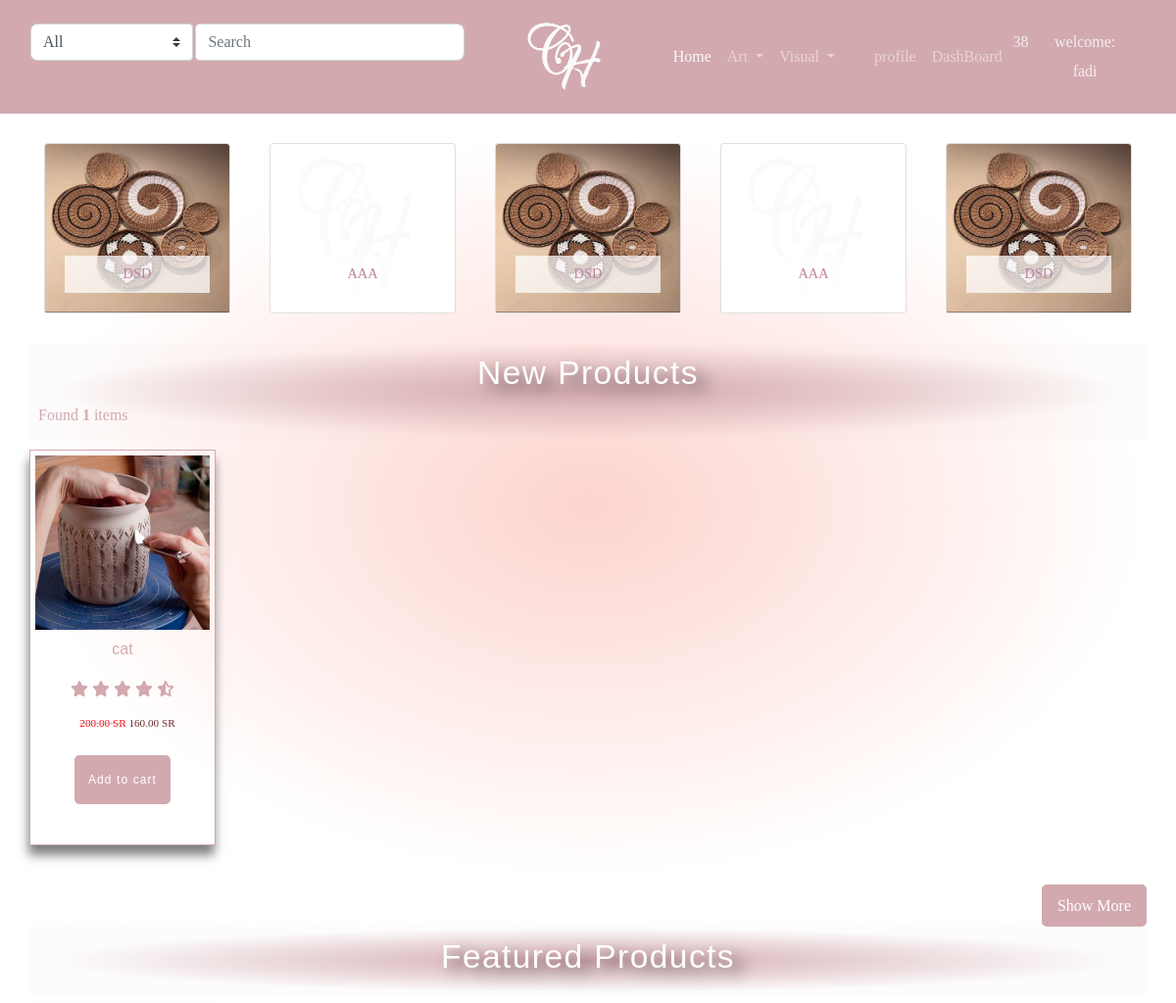
Before: / (signed in, upper part) with the older database file.
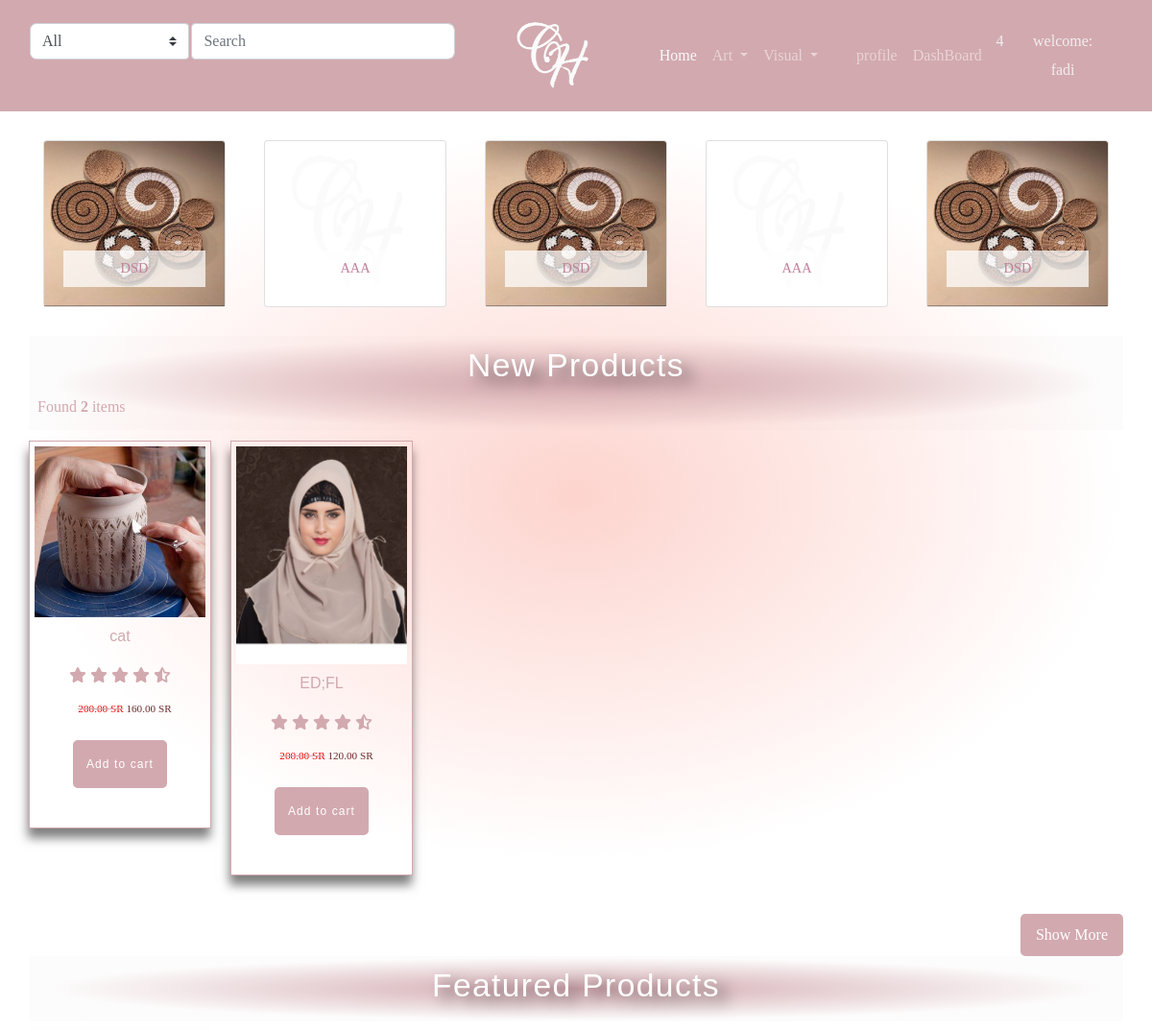
After: the same page with the newer database file.
### product/models.py (models this page shows, shortened)
class Category(models.Model):
    CATName = models.CharField(max_length=255)
    CATParent = models.ForeignKey('self', limit_choices_to={'CATParent__isnull': True}, on_delete=models.CASCADE,
                                  blank=True, null=True)
    CATDesc = models.TextField()
    slug = models.SlugField()
    CATImg = models.ImageField(upload_to='Category/')
    class Meta:
        verbose_name = 'category'
        verbose_name_plural = 'categoryios'
    def get_url(self):
        return reverse('products:category_slug', args={self.slug})
    def __str__(self):
        return self.CATName

class Product(models.Model):
    user = models.ForeignKey(User, null=True, on_delete=models.SET_NULL)
    PRDName = models.CharField(max_length=75)
    PRDVandor_Name = models.CharField(max_length=75)
    PRDCategory = models.ForeignKey('Category', on_delete=models.CASCADE, blank=True, null=True)
    PRDIMG = models.ImageField(upload_to='', blank=True, null=True)
    PRDDec = models.TextField(max_length=500)
    PRDBrand = models.ForeignKey('settings.Brand', on_delete=models.CASCADE, blank=True, null=True)
    PRDPrice = models.DecimalField(max_digits=5, decimal_places=2)
    PRDCost = models.DecimalField(max_digits=5, decimal_places=2)
    PRDDisc = models.DecimalField(max_digits=5, decimal_places=2)
    PRDSlug = models.SlugField(blank=True, null=True, allow_unicode=True)
    PRDCreated = models.DateTimeField()
    PRDISNew = models.BooleanField(default=False)
    PRDISbest = models.BooleanField(default=False)
    stock = models.IntegerField(default=0)
    tax = models.DecimalField(max_digits=3, decimal_places=2, default=0.15)
    on_sale = models.BooleanField(default=False)
    sale_date = models.BooleanField(default=True)
    on_sale_start = models.DateField(null=True, blank=True)
    on_sale_ends = models.DateField(null=True, blank=True)
    approved = models.BooleanField(default=False)
    featured = models.BooleanField(default=False)
    limited_products = models.BooleanField(default=False)
    added_date = models.DateTimeField(auto_now_add=True, null=True)
    update_date = models.DateTimeField(auto_now_add=True, null=True)
    weight = models.IntegerField(default=0, null=True)
    length = models.DecimalField(decimal_places=2, default=0, max_digits=100)
    height = models.DecimalField(decimal_places=2, default=0, max_digits=100)
    width = models.DecimalField(decimal_places=2, default=0, max_digits=100)
    def __str__(self):
        return self.PRDName
    def get_absolute_url(self):
        return reverse('products:pro_detail', kwargs={"slug": self.PRDSlug})

### product/views.py (the view)
# urls.py: path('', views.Product_list, name='pro_list'),                           # to home page or display all products
def Product_list(request):
            product_list = Product.objects.filter(approved=True).order_by(
            'id')  # Display  all products if you check in approved
            product_featured = Product.objects.filter(
            Q(featured=True) & Q(approved=True))  # Display  all products if you check in product_featured
            limited_products = Product.objects.filter(limited_products=True)
            product_count = product_list.count()  # count all products
            d = Category.objects.all()  # display all category on home page
            paginator = Paginator(product_list, 6)  # product_list == how many products  display on one page
            page_number = request.GET.get('page')  # get number data
            product_list = paginator.get_page(page_number)
            context = {
                            'product_list': product_list,
                            'product_count': product_count,
                            'product_featured': product_featured,
                            'limited_products': limited_products,
                            'd': d,
                        }
            return render(request, 'product/product_list.html', context)

### cart/context_processos.py (called while the page is built)
def counter(request):
    cart_count = 0  # var coz counter number on  cart
    if 'admin' in request.path:  # request path if admin can you though data to return see anything
        return {}
    else:
        try:
            cart = Cart.objects.filter(cart_id=_cart_id(request))
            if request.user.is_authenticated:
                cart_items = CartItems.objects.all().filter(user=request.user)
            else:
                cart_items = CartItems.objects.all().filter(cart=cart[:1])
            for cart_item in cart_items:
                cart_count += cart_item.quantity
        except Cart.DoesNotExist:
            cart_count = 0
    return dict(cart_count=cart_count)

### cart/models.py (called while the page is built)
    def __str__(self):
        return str(self.product)

### cart/views.py (called while the page is built)
def _cart_id(request):  # creat session id to cart
    cart = request.session.session_key
    if not cart:
        request.session.create()  # create new session
    return cart

### product/context_processors.py (called while the page is built)
def menu_links(request):
    links = Category.objects.all()
    return dict(links=links)

### product/templates/product/product_list.html (shortened to what the changed rows need)
<!DOCTYPE html>
{% extends 'product/base.html' %}
{% load static %}
{% block body %}
<body class="body-class">
<section class="body-wrapper">
    <section class="cateory-slider-section">
        <div class="container">
            <div class="row">
                <div class="owl-carousel owl-category owl-theme">
                    {% for dd in d %}
                    <div class="item">
                        <div class="col-xs-12 cat-card">
                            <div class="card">
                                <a href="{{ dd.get_url }}"><img class="card-img-top" src="{{ dd.CATImg.url}} "
                                                                alt="Wood Craft"></a>
                                <div class="card-body">
                                    <a href="{{ dd.get_url }}">
                                        <h5 class="card-title cat-card-title">{{dd.CATName}}</h5>
                                    </a>
                                </div>
                            </div>
                        </div>
                    </div>
                    {% endfor %}
                </div>
            </div>
    </section>
    <section class="new-product-section">
        <div class="container">
            <div class="row">
                <div class="heading-title">
                    <h2>New Products</h2>
                    <span class="mr-md-auto">
                    Found <b>  {{ product_count}} </b> items
                    </span>
                </div>
                <div class="new-product">
                    <ul class="product-group">
                      {% for product in product_list%}
                         <li>
                            <div class="product-card">
                                <div class="card-img">
                                    <a href="{{product.get_absolute_url}}"><img class="img-fluid" src="{{product.PRDIMG.url }} "
                                                     alt="product-title"></a>
                                </div>
                                <div class="card-content text-center">
                                    <a href=" {{product.get_absolute_url}}">
                                        <h2 class="product-title">{{ product}}</h2>
                                    </a>
                                    <div class="rating">
                                        <span><i class="fas fa-star"></i></span>
                                        <span><i class="fas fa-star"></i></span>
                                        <span><i class="fas fa-star"></i></span>
                                        <span><i class="fas fa-star"></i></span>
                                        <span><i class="fas fa-star-half-alt"></i></span>
                                    </div>
                                    <div class="price-group">
                                        {%if product.PRDDisc > 0 %}
                                        <del><span class="del-price-list">{{ product.PRDPrice}}  SR</span></del>
                                        <ins><span class="price-amount amount">{{ product.PRDDisc}} SR</span>
                                            {% else %}
                                            <ins><span class="price-amount amount">{{ product.PRDDisc}} SR</span>
                                            </ins>
                                            {% endif %}
                                            {% if product.stock <= 0 %}
                                            {% else %}
                                            <div class="cart-btn"><a class="add-to-cart-btn"
                                                                     href="{% url 'cart:add_cart' product.id %}">Add to
                                                cart</a></div>
                                    </div>
                                </div>
                                {% endif %}
                         </li>
                        {% endfor %}
                    </ul>
                </div>
            </div>
        </div>
    </section>
    <section class="featured-product-section">
        <div class="container">
            <div class="row">
                <div class="heading-title">
                    <h2>Featured Products</h2>
                </div>
            </div>
        </div>
    </section>
</section>
</body>
{% endblock %}

### product/templates/product/base.html (shortened to what the changed rows need)
<!DOCTYPE html>
{% load static %}
<html lang="en">
<head>
    <link rel="stylesheet" href="https://cdn.moyasar.com/mpf/1.2.0/moyasar.css">
    <link rel="stylesheet" href="{% static 'css/woocommerce.min.css' %} ">
    <link rel="stylesheet" href="{% static 'css/animate.min.css' %}">
    <link rel="stylesheet" href="{% static 'css/aos2.3.4.css' %}">
    <link rel="stylesheet" href="{% static 'css/linearicons.css' %}">
    <link rel="stylesheet" href="{% static 'css/elementor-icons.min.css' %}">
    <link rel="stylesheet" href="{% static 'css/fontawesome.css' %}">
    <link rel="stylesheet" href="{% static 'css/owl.theme.default.min.css' %}">
    <link rel="stylesheet" href="{% static 'css/slick.min.css' %}">
    <link rel="stylesheet" href="{% static 'css/owl.carousel.css' %}">
    <link rel="stylesheet" href="{% static 'css/bootstrap.min.css' %} ">
    <link rel="stylesheet" href="{% static 'css/woocommerce.min.css' %} ">
    <link rel="stylesheet" href="{% static 'css/style.css' %} ">
</head>
<nav class="navbar navbar-expand-lg navbar-dark bg-brand pr-5">
    <div class="navbar-nav col-lg-5 col-sm-12 order-lg-2" style="margin: 20px 0">
        <div class="container-fluid p-0 justify-content-center">
            <div class="navbar-nav col-4 col-lg-3 order-lg-2 justify-content-center text-center p-0 cart-info "
                 id="cart-info">
                <a href="{% url 'cart:checkout'%}" class="nav-item " data-toggle="modal" data-target="#cartModal">
                    <span class="price  ">{{cart_count}}</span>
                    <br>
                    <i class="fas fa-shopping-basket" style="font-size: 20px" data-toggle="modal"
                       data-target="#cartModal" value="5">
                    </i>
                </a>
            </div>
        </div>
    </div>
</nav>
{% block body %}
{% endblock %}
</html>

Changed rows visible on the page:
added Product: PRDIMG (picture), PRDName "ED;FL", PRDPrice "200.00", PRDDisc "120.00", stock "Add to cart"
Other visible differences:
{{ cart_count }}: "38" → "4"
{{ product_count }}: "1" → "2"
